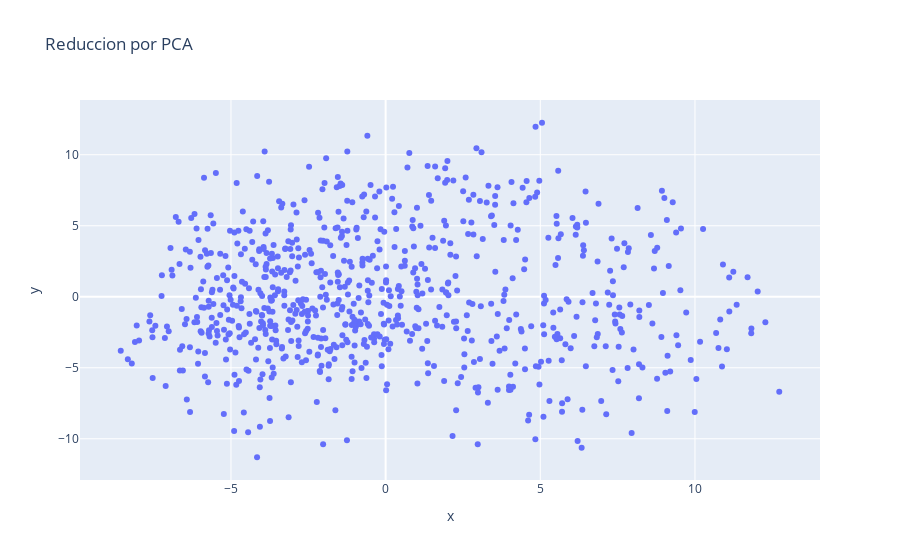

Source (notebook cell):
### Code cell
x = vectors_red[:, 0]
y = vectors_red[:, 1]

fig = px.scatter(vectors_red, x, y, hover_name=metadata[0], title='Reduccion por PCA')

fig.show()

### Figure 1 — Plotly figure (JSON) as saved in the notebook; plotly's stock layout.template omitted (floating-point values rounded to 4 significant figures; data arrays with more than 128 entries replaced by an {"elided": "..."} marker saying what was removed)
{"data": [{"hovertemplate": "<b>%{hovertext}</b><br><br>x=%{x}<br>y=%{y}<extra></extra>", "hovertext": {"elided": "780 str values"}, "legendgroup": "", "marker": {"color": "#636efa", "symbol": "circle"}, "mode": "markers", "name": "", "orientation": "v", "showlegend": false, "type": "scatter", "x": {"elided": "780 float values"}, "xaxis": "x", "y": {"elided": "780 float values"}, "yaxis": "y"}], "layout": {"legend": {"tracegroupgap": 0}, "title": {"text": "Reduccion por PCA"}, "xaxis": {"anchor": "y", "domain": [0, 1], "title": {"text": "x"}}, "yaxis": {"anchor": "x", "domain": [0, 1], "title": {"text": "y"}}}}
